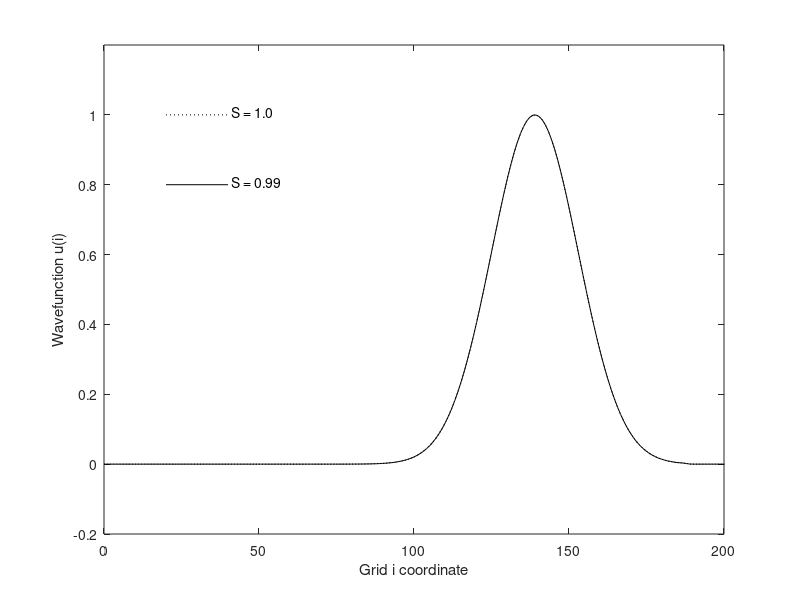

Reproduce this figure in MATLAB.
S = 1;
S1 = .99;

delta = 14;
mi = 50;

dx = 1;
dx1 = dx / S1;

x = 0:dx:200;
x1 = 0:dx1:200;

u = zeros(1, (200 / dx) + 1);
u1 = zeros(1, (200 / dx) + 1);

us = exp((-1 / 2) * ((x - mi) / delta).^2) ./ (delta * sqrt( 2 * pi));
us1 = exp((-1 / 2) * ((x - mi) / delta).^2) ./ (delta * sqrt( 2 * pi));

us = us / max(us);
us1 = us1 / max(us1);

u(1, 1) = us(1);
u1(1, 1) = us1(1);

n = 2;
n1 = 2;

while 1
    u(n, 1) = us(n);
    u1(n1, 1) = us1(n1);
    for i = 2:(200 / dx)
        u(n + 1, i) = (S^2 * (u(n, i + 1) - 2 *u(n, i) + u(n, i - 1))) + 2 * u(n, i) - u(n - 1, i);
    end
    for i = 2:(200 / dx1)
        u1(n1 + 1, i) = (S1^2 * (u1(n1, i + 1) - 2 *u1(n1, i) + u1(n1, i - 1))) + 2 * u1(n1, i) - u1(n1 - 1, i);
    end
    
    plot(x, u(n, :), 'r:', x / S1, u1(n1, :), 'black-')
    xlabel('Grid i coordinate')
    ylabel('Wavefunction u(i)')
    xticks([0 50 100 150 200])
    
    axis([0 200 -0.2 1.2])
    
    if (n == 190 / dx)
        if (n1 >= (160 / dx) * S1)
            plot(x, u(n, :), 'k:', x / S1, u1(n1, :), 'k-', [20 40], [0.8 0.8], 'k-', [20 40],[1 1], 'k:')
            xlabel('Grid i coordinate')
            ylabel('Wavefunction u(i)')
            xticks([0 50 100 150 200])

            axis([0 200 -0.2 1.2])
            
            text(41, 0.81, 'S = 0.99')
            text(41, 1.01, 'S = 1.0')
            pause(1);
            break;
        else
            n1 = n1 - 1;
        end
    else
       n = n + 1;
       n1 = n1 + 1; 
    end
    pause(.01);
end
